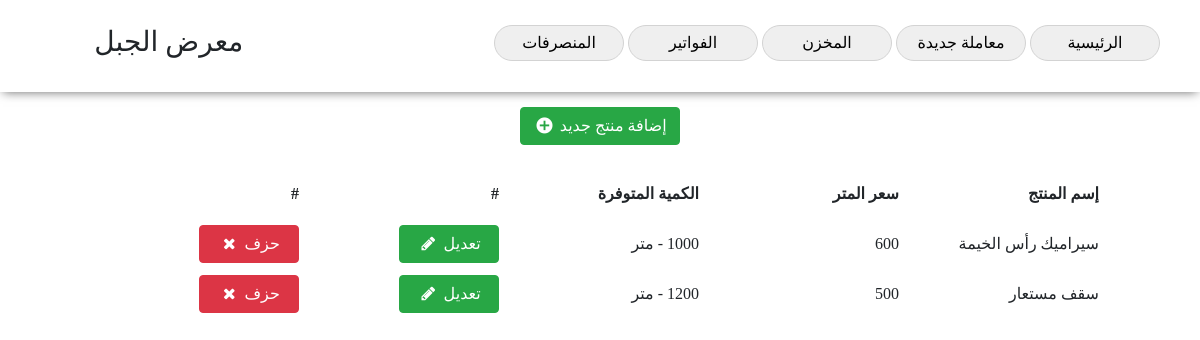
Page /store (signed in) on the earlier database version.
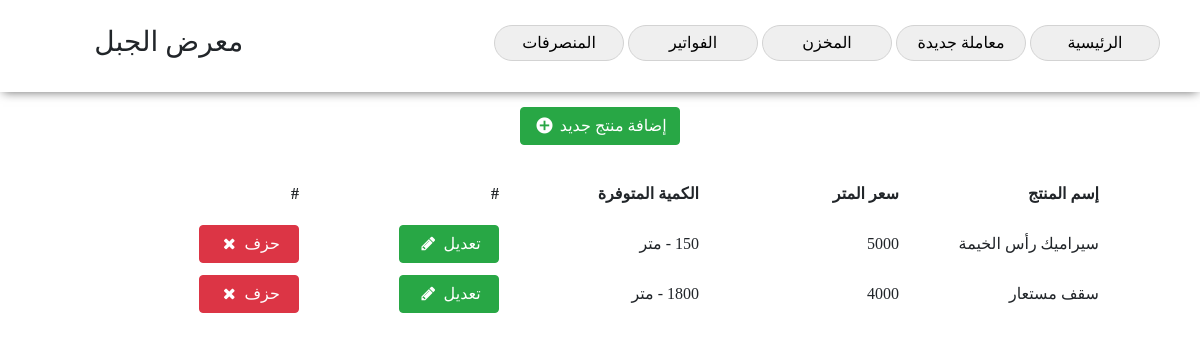
Same page on the later database version.
### model.py (models this page shows)
class Product(Model):
	name = CharField()
	price = IntegerField()
	mount = IntegerField()
	date = CharField()
	class Meta:
		database = db

### app.py (the view)
@app.route('/store')
def store():
	if not isLogedIn():
		return redirect(url_for('index'))
	products = Product.select()
	return render_template('store.html', products=products)

### app.py (called while the page is built)
def isLogedIn():
	try:
		cookie = session['session']
		print(cookie)
		if int(cookie) > 0:
			return True
		else:
			return False
	except:
		return False

### templates/store.html (shortened to what this page needs)
<!DOCTYPE html>
<html>
<head>
	<link rel="stylesheet" type="text/css" href="/static/css/bootstrap.css">
	<link rel="stylesheet" type="text/css" href="/static/css/fontello.css">
	<link rel="stylesheet" type="text/css" href="/static/css/style.css">
</head>
<body>
	<center>
		<nav class="shadow row">
			<div class="col-9" style="text-align: right;">
				<button
					onclick="location.href='/home'">الرئيسية</button>
				<button
					onclick="location.href='/deal'"
					>معاملة جديدة</button>
				<button
					onclick="location.href='/store'"
					>المخزن</button>
				<button
					onclick="location.href='/pills'"
					>الفواتير</button>
				<button
					onclick="location.href='/cuts'"
					>المنصرفات</button>
			</div>
			<div class="col-3">
				<h3>معرض الجبل</h3>
			</div>
		</nav>
		<div class="store_container">
			<div>
				<button class="btn btn-success"
					onclick="location.href='/newproduct'"
				>إضافة منتج جديد <i class="icon-plus-circle"></i></button>
			</div>
			{% if products %}
			<div>
				<br>
				<table>
					<thead>
						<tr>
							<th>إسم المنتج</th>
							<th>سعر المتر</th>
							<th>الكمية المتوفرة</th>
							<th>#</th>
							<th>#</th>
						</tr>
					</thead>
					<tbody>
						{% for pr in products %}
						<tr>
							<td>{{ pr.name }}</td>
							<td>{{ pr.price }}</td>
							<td>{{ pr.mount }} - متر</td>
							<td>
								<button class="edit_product_button btn btn-success">تعديل <i class="icon-pencil-2"></i></button>
							</td>
							<td>
								<button class="edit_product_button btn btn-danger"
									onclick="deleteProduct( {{pr.id}} )"
								>حزف <i class="icon-cancel-2"></i></button>
							</td>
						</tr>
						{% endfor %}
					</tbody>
				</table>
			</div>
			{% else %}
			<h3>لا توجد منتجات</h3>
			{% endif %}
		</div>
	</center>
</body>
</html>

Differences in the rows shown:
changed Product "سيراميك رأس الخيمة": price "600" → "5000"
changed Product "سقف مستعار": price "500" → "4000"
